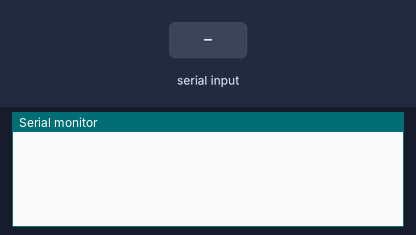
The sketch below on a simulated Arduino Uno, built with avr-gcc and run on an emulated ATmega328P. Shown: the last lines printed to the serial monitor. Inputs (shaded band) come from the test bench.

Above: at 1.2 s.
1.3 s: byte 30 received over Serial
At 2.4 s:
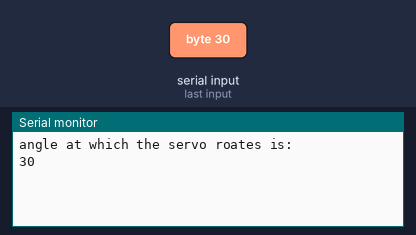
2.8 s: byte 90 received over Serial
At 3.5 s:
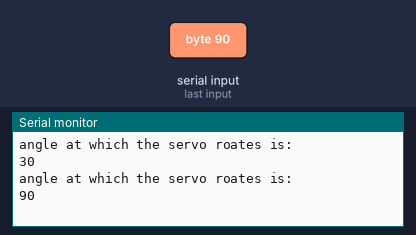
4.3 s: byte 120 received over Serial
At 4.7 s:
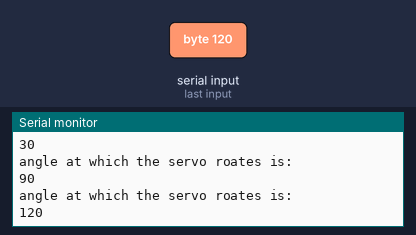

The sketch:

tutorial_1_servo.ino
```cpp
#include <Wire.h>
//#include <Adafruit_PWMServoDriver.h>

//Adafruit_PWMServoDriver pca;

int ang ;
//int pulse;
void setup() {

  Serial.begin(9600);
  //pca.begin();
  //pca.setPWMFreq(50);
  // put your setup code here, to run once:

}

void loop() {

  if (Serial.available()>0){
    ang = Serial.read();
    //pulse = map(ang,0,180,150,600);
    //pca.setPWM(0, 0, pulse);
    Serial.println("angle at which the servo roates is:");
    Serial.println(ang);
  }
  // put your main code here, to run repeatedly:

}
```

Measured:
- after the input at 1.3 s, the serial monitor: prints a new line at once (image 1)
- after the input at 2.8 s, the serial monitor: prints a new line at once (image 2)
- after the input at 4.3 s, the serial monitor: prints a new line at once (image 3)
